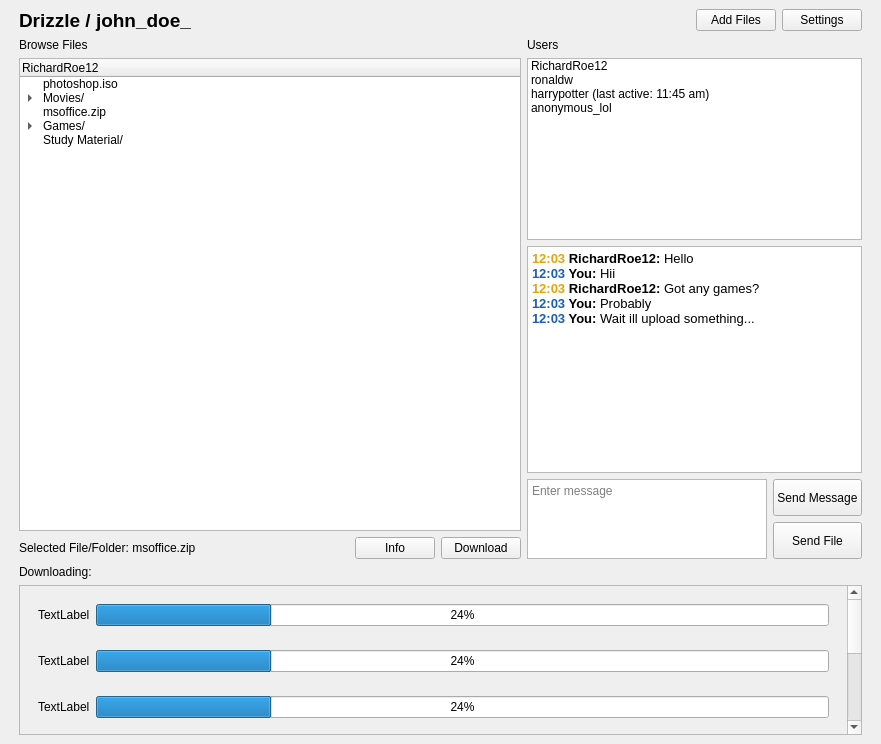
<?xml version="1.0" encoding="UTF-8"?>
<ui version="4.0">
 <class>MainWindow</class>
 <widget class="QMainWindow" name="MainWindow">
  <property name="geometry">
   <rect>
    <x>0</x>
    <y>0</y>
    <width>881</width>
    <height>744</height>
   </rect>
  </property>
  <property name="sizePolicy">
   <sizepolicy hsizetype="Preferred" vsizetype="Minimum">
    <horstretch>0</horstretch>
    <verstretch>0</verstretch>
   </sizepolicy>
  </property>
  <property name="windowTitle">
   <string>Drizzle</string>
  </property>
  <property name="unifiedTitleAndToolBarOnMac">
   <bool>false</bool>
  </property>
  <widget class="QWidget" name="centralwidget">
   <layout class="QVBoxLayout" name="verticalLayout_4">
    <item>
     <layout class="QVBoxLayout" name="verticalLayout">
      <property name="sizeConstraint">
       <enum>QLayout::SetMaximumSize</enum>
      </property>
      <property name="leftMargin">
       <number>10</number>
      </property>
      <property name="topMargin">
       <number>0</number>
      </property>
      <property name="rightMargin">
       <number>10</number>
      </property>
      <item>
       <layout class="QHBoxLayout" name="Buttons" stretch="0,0,0,0">
        <property name="spacing">
         <number>6</number>
        </property>
        <property name="sizeConstraint">
         <enum>QLayout::SetDefaultConstraint</enum>
        </property>
        <item>
         <widget class="QLabel" name="label_3">
          <property name="sizePolicy">
           <sizepolicy hsizetype="Preferred" vsizetype="Preferred">
            <horstretch>0</horstretch>
            <verstretch>0</verstretch>
           </sizepolicy>
          </property>
          <property name="font">
           <font>
            <pointsize>14</pointsize>
            <weight>75</weight>
            <bold>true</bold>
           </font>
          </property>
          <property name="text">
           <string>Drizzle / john_doe_</string>
          </property>
          <property name="margin">
           <number>0</number>
          </property>
         </widget>
        </item>
        <item>
         <spacer name="horizontalSpacer">
          <property name="orientation">
           <enum>Qt::Horizontal</enum>
          </property>
          <property name="sizeHint" stdset="0">
           <size>
            <width>40</width>
            <height>20</height>
           </size>
          </property>
         </spacer>
        </item>
        <item>
         <widget class="QPushButton" name="pushButton_2">
          <property name="text">
           <string>Add Files</string>
          </property>
         </widget>
        </item>
        <item>
         <widget class="QPushButton" name="pushButton">
          <property name="text">
           <string>Settings</string>
          </property>
         </widget>
        </item>
       </layout>
      </item>
      <item>
       <layout class="QHBoxLayout" name="Content" stretch="3,2">
        <item>
         <layout class="QVBoxLayout" name="Files" stretch="0,2,0">
          <item>
           <widget class="QLabel" name="label">
            <property name="text">
             <string>Browse Files</string>
            </property>
           </widget>
          </item>
          <item>
           <widget class="QTreeWidget" name="treeWidget">
            <attribute name="headerVisible">
             <bool>true</bool>
            </attribute>
            <column>
             <property name="text">
              <string>RichardRoe12</string>
             </property>
            </column>
            <item>
             <property name="text">
              <string>photoshop.iso</string>
             </property>
            </item>
            <item>
             <property name="text">
              <string>Movies/</string>
             </property>
             <item>
              <property name="text">
               <string>The Matrix.mov</string>
              </property>
             </item>
             <item>
              <property name="text">
               <string>Forrest Gump.mp4</string>
              </property>
             </item>
             <item>
              <property name="text">
               <string>Django.mp4</string>
              </property>
             </item>
            </item>
            <item>
             <property name="text">
              <string>msoffice.zip</string>
             </property>
            </item>
            <item>
             <property name="text">
              <string>Games/</string>
             </property>
             <item>
              <property name="text">
               <string>NFS/</string>
              </property>
             </item>
             <item>
              <property name="text">
               <string>nfsmostwanted.zip</string>
              </property>
             </item>
             <item>
              <property name="text">
               <string>TLauncher.zip</string>
              </property>
             </item>
             <item>
              <property name="text">
               <string>GTA-V.iso</string>
              </property>
             </item>
            </item>
            <item>
             <property name="text">
              <string>Study Material/</string>
             </property>
            </item>
           </widget>
          </item>
          <item>
           <layout class="QHBoxLayout" name="horizontalLayout_2">
            <item>
             <widget class="QLabel" name="label_4">
              <property name="text">
               <string>Selected File/Folder: msoffice.zip</string>
              </property>
             </widget>
            </item>
            <item>
             <spacer name="horizontalSpacer_2">
              <property name="orientation">
               <enum>Qt::Horizontal</enum>
              </property>
              <property name="sizeHint" stdset="0">
               <size>
                <width>40</width>
                <height>20</height>
               </size>
              </property>
             </spacer>
            </item>
            <item>
             <widget class="QPushButton" name="pushButton_5">
              <property name="enabled">
               <bool>true</bool>
              </property>
              <property name="text">
               <string>Info</string>
              </property>
             </widget>
            </item>
            <item>
             <widget class="QPushButton" name="pushButton_4">
              <property name="enabled">
               <bool>true</bool>
              </property>
              <property name="text">
               <string>Download</string>
              </property>
             </widget>
            </item>
           </layout>
          </item>
         </layout>
        </item>
        <item>
         <layout class="QVBoxLayout" name="Users" stretch="0,4,0,1">
          <property name="sizeConstraint">
           <enum>QLayout::SetDefaultConstraint</enum>
          </property>
          <item>
           <widget class="QLabel" name="label_2">
            <property name="text">
             <string>Users</string>
            </property>
           </widget>
          </item>
          <item>
           <widget class="QListWidget" name="listWidget">
            <property name="sortingEnabled">
             <bool>false</bool>
            </property>
            <item>
             <property name="text">
              <string>RichardRoe12</string>
             </property>
             <property name="icon">
              <iconset resource="res/userstatus.qrc">
               <normaloff>:/res/earth.png</normaloff>:/res/earth.png</iconset>
             </property>
            </item>
            <item>
             <property name="text">
              <string>ronaldw</string>
             </property>
             <property name="icon">
              <iconset resource="res/userstatus.qrc">
               <normaloff>:/res/earth.png</normaloff>:/res/earth.png</iconset>
             </property>
            </item>
            <item>
             <property name="text">
              <string>harrypotter (last active: 11:45 am)</string>
             </property>
             <property name="icon">
              <iconset resource="res/userstatus.qrc">
               <normaloff>:/res/web-off.png</normaloff>:/res/web-off.png</iconset>
             </property>
            </item>
            <item>
             <property name="text">
              <string>anonymous_lol</string>
             </property>
             <property name="icon">
              <iconset resource="res/userstatus.qrc">
               <normaloff>:/res/earth.png</normaloff>:/res/earth.png</iconset>
             </property>
            </item>
           </widget>
          </item>
          <item>
           <widget class="QTextEdit" name="textEdit">
            <property name="sizePolicy">
             <sizepolicy hsizetype="Expanding" vsizetype="Minimum">
              <horstretch>0</horstretch>
              <verstretch>5</verstretch>
             </sizepolicy>
            </property>
            <property name="minimumSize">
             <size>
              <width>0</width>
              <height>0</height>
             </size>
            </property>
            <property name="html">
             <string>&lt;!DOCTYPE HTML PUBLIC &quot;-//W3C//DTD HTML 4.0//EN&quot; &quot;http://www.w3.org/TR/REC-html40/strict.dtd&quot;&gt;
&lt;html&gt;&lt;head&gt;&lt;meta name=&quot;qrichtext&quot; content=&quot;1&quot; /&gt;&lt;style type=&quot;text/css&quot;&gt;
p, li { white-space: pre-wrap; }
&lt;/style&gt;&lt;/head&gt;&lt;body style=&quot; font-family:'Noto Sans'; font-size:10pt; font-weight:400; font-style:normal;&quot;&gt;
&lt;p style=&quot; margin-top:0px; margin-bottom:0px; margin-left:0px; margin-right:0px; -qt-block-indent:0; text-indent:0px;&quot;&gt;&lt;span style=&quot; font-weight:600; color:#e5a50a;&quot;&gt;12:03&lt;/span&gt;&lt;span style=&quot; font-weight:600;&quot;&gt; RichardRoe12: &lt;/span&gt;Hello&lt;/p&gt;
&lt;p style=&quot; margin-top:0px; margin-bottom:0px; margin-left:0px; margin-right:0px; -qt-block-indent:0; text-indent:0px;&quot;&gt;&lt;span style=&quot; font-weight:600; color:#1a5fb4;&quot;&gt;12:03&lt;/span&gt;&lt;span style=&quot; font-weight:600;&quot;&gt; You: &lt;/span&gt;Hii&lt;/p&gt;
&lt;p style=&quot; margin-top:0px; margin-bottom:0px; margin-left:0px; margin-right:0px; -qt-block-indent:0; text-indent:0px;&quot;&gt;&lt;span style=&quot; font-weight:600; color:#e5a50a;&quot;&gt;12:03&lt;/span&gt;&lt;span style=&quot; font-weight:600;&quot;&gt; RichardRoe12: &lt;/span&gt;Got any games?&lt;/p&gt;
&lt;p style=&quot; margin-top:0px; margin-bottom:0px; margin-left:0px; margin-right:0px; -qt-block-indent:0; text-indent:0px;&quot;&gt;&lt;span style=&quot; font-weight:600; color:#1a5fb4;&quot;&gt;12:03&lt;/span&gt;&lt;span style=&quot; font-weight:600;&quot;&gt; You: &lt;/span&gt;Probably&lt;/p&gt;
&lt;p style=&quot; margin-top:0px; margin-bottom:0px; margin-left:0px; margin-right:0px; -qt-block-indent:0; text-indent:0px;&quot;&gt;&lt;span style=&quot; font-weight:600; color:#1a5fb4;&quot;&gt;12:03&lt;/span&gt;&lt;span style=&quot; font-weight:600;&quot;&gt; You: &lt;/span&gt;Wait ill upload something...&lt;/p&gt;&lt;/body&gt;&lt;/html&gt;</string>
            </property>
            <property name="textInteractionFlags">
             <set>Qt::TextSelectableByMouse</set>
            </property>
           </widget>
          </item>
          <item>
           <layout class="QHBoxLayout" name="horizontalLayout">
            <property name="sizeConstraint">
             <enum>QLayout::SetDefaultConstraint</enum>
            </property>
            <item>
             <widget class="QPlainTextEdit" name="plainTextEdit">
              <property name="enabled">
               <bool>true</bool>
              </property>
              <property name="sizePolicy">
               <sizepolicy hsizetype="Expanding" vsizetype="Minimum">
                <horstretch>0</horstretch>
                <verstretch>0</verstretch>
               </sizepolicy>
              </property>
              <property name="maximumSize">
               <size>
                <width>16777215</width>
                <height>80</height>
               </size>
              </property>
              <property name="placeholderText">
               <string>Enter message</string>
              </property>
             </widget>
            </item>
            <item>
             <layout class="QVBoxLayout" name="verticalLayout_6">
              <item>
               <widget class="QPushButton" name="pushButton_3">
                <property name="sizePolicy">
                 <sizepolicy hsizetype="Minimum" vsizetype="Minimum">
                  <horstretch>0</horstretch>
                  <verstretch>0</verstretch>
                 </sizepolicy>
                </property>
                <property name="text">
                 <string>Send Message</string>
                </property>
               </widget>
              </item>
              <item>
               <widget class="QPushButton" name="pushButton_6">
                <property name="sizePolicy">
                 <sizepolicy hsizetype="Minimum" vsizetype="Minimum">
                  <horstretch>0</horstretch>
                  <verstretch>0</verstretch>
                 </sizepolicy>
                </property>
                <property name="text">
                 <string>Send File</string>
                </property>
               </widget>
              </item>
             </layout>
            </item>
           </layout>
          </item>
         </layout>
        </item>
       </layout>
      </item>
      <item>
       <widget class="QLabel" name="label_12">
        <property name="text">
         <string>Downloading:</string>
        </property>
       </widget>
      </item>
      <item>
       <widget class="QScrollArea" name="scrollArea">
        <property name="sizePolicy">
         <sizepolicy hsizetype="Expanding" vsizetype="Preferred">
          <horstretch>0</horstretch>
          <verstretch>0</verstretch>
         </sizepolicy>
        </property>
        <property name="maximumSize">
         <size>
          <width>16777215</width>
          <height>150</height>
         </size>
        </property>
        <property name="widgetResizable">
         <bool>true</bool>
        </property>
        <widget class="QWidget" name="scrollAreaWidgetContents">
         <property name="geometry">
          <rect>
           <x>0</x>
           <y>0</y>
           <width>831</width>
           <height>328</height>
          </rect>
         </property>
         <layout class="QVBoxLayout" name="verticalLayout_5">
          <item>
           <widget class="QWidget" name="widget_6" native="true">
            <property name="sizePolicy">
             <sizepolicy hsizetype="Preferred" vsizetype="Fixed">
              <horstretch>0</horstretch>
              <verstretch>0</verstretch>
             </sizepolicy>
            </property>
            <property name="minimumSize">
             <size>
              <width>0</width>
              <height>40</height>
             </size>
            </property>
            <property name="maximumSize">
             <size>
              <width>16777215</width>
              <height>40</height>
             </size>
            </property>
            <layout class="QHBoxLayout" name="horizontalLayout_8">
             <item>
              <widget class="QLabel" name="label_10">
               <property name="text">
                <string>TextLabel</string>
               </property>
              </widget>
             </item>
             <item>
              <widget class="QProgressBar" name="progressBar_6">
               <property name="value">
                <number>24</number>
               </property>
              </widget>
             </item>
            </layout>
           </widget>
          </item>
          <item>
           <widget class="QWidget" name="widget_3" native="true">
            <property name="sizePolicy">
             <sizepolicy hsizetype="Preferred" vsizetype="Fixed">
              <horstretch>0</horstretch>
              <verstretch>0</verstretch>
             </sizepolicy>
            </property>
            <property name="minimumSize">
             <size>
              <width>0</width>
              <height>40</height>
             </size>
            </property>
            <property name="maximumSize">
             <size>
              <width>16777215</width>
              <height>40</height>
             </size>
            </property>
            <layout class="QHBoxLayout" name="horizontalLayout_5">
             <item>
              <widget class="QLabel" name="label_7">
               <property name="text">
                <string>TextLabel</string>
               </property>
              </widget>
             </item>
             <item>
              <widget class="QProgressBar" name="progressBar_3">
               <property name="value">
                <number>24</number>
               </property>
              </widget>
             </item>
            </layout>
           </widget>
          </item>
          <item>
           <widget class="QWidget" name="widget_4" native="true">
            <property name="sizePolicy">
             <sizepolicy hsizetype="Preferred" vsizetype="Fixed">
              <horstretch>0</horstretch>
              <verstretch>0</verstretch>
             </sizepolicy>
            </property>
            <property name="minimumSize">
             <size>
              <width>0</width>
              <height>40</height>
             </size>
            </property>
            <property name="maximumSize">
             <size>
              <width>16777215</width>
              <height>40</height>
             </size>
            </property>
            <layout class="QHBoxLayout" name="horizontalLayout_6">
             <item>
              <widget class="QLabel" name="label_8">
               <property name="text">
                <string>TextLabel</string>
               </property>
              </widget>
             </item>
             <item>
              <widget class="QProgressBar" name="progressBar_4">
               <property name="value">
                <number>24</number>
               </property>
              </widget>
             </item>
            </layout>
           </widget>
          </item>
          <item alignment="Qt::AlignTop">
           <widget class="QWidget" name="widget" native="true">
            <property name="sizePolicy">
             <sizepolicy hsizetype="Preferred" vsizetype="Fixed">
              <horstretch>0</horstretch>
              <verstretch>0</verstretch>
             </sizepolicy>
            </property>
            <property name="minimumSize">
             <size>
              <width>0</width>
              <height>40</height>
             </size>
            </property>
            <property name="maximumSize">
             <size>
              <width>16777215</width>
              <height>40</height>
             </size>
            </property>
            <layout class="QHBoxLayout" name="horizontalLayout_3">
             <item>
              <widget class="QLabel" name="label_5">
               <property name="text">
                <string>TextLabel</string>
               </property>
              </widget>
             </item>
             <item>
              <widget class="QProgressBar" name="progressBar">
               <property name="value">
                <number>24</number>
               </property>
              </widget>
             </item>
            </layout>
           </widget>
          </item>
          <item>
           <widget class="QWidget" name="widget_5" native="true">
            <property name="sizePolicy">
             <sizepolicy hsizetype="Preferred" vsizetype="Fixed">
              <horstretch>0</horstretch>
              <verstretch>0</verstretch>
             </sizepolicy>
            </property>
            <property name="minimumSize">
             <size>
              <width>0</width>
              <height>40</height>
             </size>
            </property>
            <property name="maximumSize">
             <size>
              <width>16777215</width>
              <height>40</height>
             </size>
            </property>
            <layout class="QHBoxLayout" name="horizontalLayout_7">
             <item>
              <widget class="QLabel" name="label_9">
               <property name="text">
                <string>TextLabel</string>
               </property>
              </widget>
             </item>
             <item>
              <widget class="QProgressBar" name="progressBar_5">
               <property name="value">
                <number>24</number>
               </property>
              </widget>
             </item>
            </layout>
           </widget>
          </item>
          <item>
           <widget class="QWidget" name="widget_2" native="true">
            <property name="sizePolicy">
             <sizepolicy hsizetype="Preferred" vsizetype="Fixed">
              <horstretch>0</horstretch>
              <verstretch>0</verstretch>
             </sizepolicy>
            </property>
            <property name="minimumSize">
             <size>
              <width>0</width>
              <height>40</height>
             </size>
            </property>
            <property name="maximumSize">
             <size>
              <width>16777215</width>
              <height>40</height>
             </size>
            </property>
            <layout class="QHBoxLayout" name="horizontalLayout_4">
             <item>
              <widget class="QLabel" name="label_6">
               <property name="text">
                <string>TextLabel</string>
               </property>
              </widget>
             </item>
             <item>
              <widget class="QProgressBar" name="progressBar_2">
               <property name="value">
                <number>24</number>
               </property>
              </widget>
             </item>
            </layout>
           </widget>
          </item>
          <item alignment="Qt::AlignTop">
           <widget class="QWidget" name="widget_7" native="true">
            <property name="sizePolicy">
             <sizepolicy hsizetype="Preferred" vsizetype="Fixed">
              <horstretch>0</horstretch>
              <verstretch>0</verstretch>
             </sizepolicy>
            </property>
            <property name="minimumSize">
             <size>
              <width>0</width>
              <height>40</height>
             </size>
            </property>
            <property name="maximumSize">
             <size>
              <width>16777215</width>
              <height>40</height>
             </size>
            </property>
            <layout class="QHBoxLayout" name="horizontalLayout_9">
             <item>
              <widget class="QLabel" name="label_11">
               <property name="text">
                <string>TextLabel</string>
               </property>
              </widget>
             </item>
             <item>
              <widget class="QProgressBar" name="progressBar_7">
               <property name="value">
                <number>24</number>
               </property>
              </widget>
             </item>
            </layout>
           </widget>
          </item>
         </layout>
        </widget>
       </widget>
      </item>
     </layout>
    </item>
   </layout>
  </widget>
 </widget>
 <resources>
  <include location="res/userstatus.qrc"/>
 </resources>
 <connections/>
</ui>
